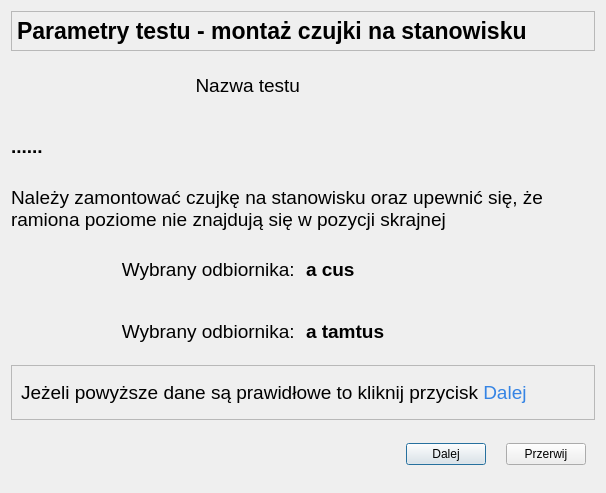
<?xml version="1.0" encoding="UTF-8"?>
<ui version="4.0">
 <class>Test4Montaz</class>
 <widget class="QDialog" name="Test4Montaz">
  <property name="geometry">
   <rect>
    <x>0</x>
    <y>0</y>
    <width>606</width>
    <height>493</height>
   </rect>
  </property>
  <property name="windowTitle">
   <string>Parametry Testu - potwierdzenie wykonanych czynności</string>
  </property>
  <layout class="QGridLayout" name="gridLayout">
   <item row="3" column="0" colspan="2">
    <widget class="QLabel" name="label_4">
     <property name="font">
      <font>
       <pointsize>14</pointsize>
      </font>
     </property>
     <property name="text">
      <string>Należy zamontować czujkę na stanowisku oraz upewnić się, że ramiona poziome nie znajdują się w pozycji skrajnej</string>
     </property>
     <property name="wordWrap">
      <bool>true</bool>
     </property>
    </widget>
   </item>
   <item row="1" column="0">
    <widget class="QLabel" name="label">
     <property name="font">
      <font>
       <pointsize>14</pointsize>
      </font>
     </property>
     <property name="text">
      <string>Nazwa testu</string>
     </property>
     <property name="alignment">
      <set>Qt::AlignRight|Qt::AlignTrailing|Qt::AlignVCenter</set>
     </property>
    </widget>
   </item>
   <item row="0" column="0" colspan="2">
    <widget class="QFrame" name="frame">
     <property name="maximumSize">
      <size>
       <width>16777215</width>
       <height>40</height>
      </size>
     </property>
     <property name="frameShape">
      <enum>QFrame::StyledPanel</enum>
     </property>
     <property name="frameShadow">
      <enum>QFrame::Raised</enum>
     </property>
     <layout class="QHBoxLayout" name="horizontalLayout">
      <property name="leftMargin">
       <number>5</number>
      </property>
      <property name="topMargin">
       <number>5</number>
      </property>
      <property name="rightMargin">
       <number>5</number>
      </property>
      <property name="bottomMargin">
       <number>5</number>
      </property>
      <item>
       <widget class="QLabel" name="label_3">
        <property name="maximumSize">
         <size>
          <width>16777215</width>
          <height>45</height>
         </size>
        </property>
        <property name="font">
         <font>
          <pointsize>17</pointsize>
          <bold>true</bold>
         </font>
        </property>
        <property name="text">
         <string>Parametry testu - montaż czujki na stanowisku</string>
        </property>
       </widget>
      </item>
     </layout>
    </widget>
   </item>
   <item row="2" column="0" colspan="2">
    <widget class="QLabel" name="label_2">
     <property name="font">
      <font>
       <pointsize>14</pointsize>
       <bold>true</bold>
      </font>
     </property>
     <property name="text">
      <string>......</string>
     </property>
    </widget>
   </item>
   <item row="7" column="0" colspan="2">
    <widget class="QWidget" name="widget" native="true">
     <layout class="QHBoxLayout" name="horizontalLayout_3">
      <property name="spacing">
       <number>20</number>
      </property>
      <item>
       <spacer name="horizontalSpacer">
        <property name="orientation">
         <enum>Qt::Horizontal</enum>
        </property>
        <property name="sizeHint" stdset="0">
         <size>
          <width>349</width>
          <height>20</height>
         </size>
        </property>
       </spacer>
      </item>
      <item>
       <widget class="QPushButton" name="pbDalej">
        <property name="text">
         <string>Dalej</string>
        </property>
        <property name="icon">
         <iconset theme="media-playback-start">
          <normaloff>.</normaloff>.</iconset>
        </property>
       </widget>
      </item>
      <item>
       <widget class="QPushButton" name="pbPrzerwij">
        <property name="text">
         <string>Przerwij</string>
        </property>
        <property name="icon">
         <iconset theme="media-playback-stop">
          <normaloff>.</normaloff>.</iconset>
        </property>
       </widget>
      </item>
     </layout>
    </widget>
   </item>
   <item row="6" column="0" colspan="2">
    <widget class="QFrame" name="frame_2">
     <property name="frameShape">
      <enum>QFrame::StyledPanel</enum>
     </property>
     <property name="frameShadow">
      <enum>QFrame::Raised</enum>
     </property>
     <layout class="QHBoxLayout" name="horizontalLayout_2">
      <item>
       <widget class="QLabel" name="label_9">
        <property name="font">
         <font>
          <pointsize>14</pointsize>
         </font>
        </property>
        <property name="text">
         <string>&lt;html&gt;&lt;head/&gt;&lt;body&gt;&lt;p&gt;Jeżeli powyższe dane są prawidłowe to kliknij przycisk&lt;span style=&quot; color:#3584e4;&quot;&gt; Dalej&lt;/span&gt;&lt;/p&gt;&lt;/body&gt;&lt;/html&gt;</string>
        </property>
       </widget>
      </item>
     </layout>
    </widget>
   </item>
   <item row="5" column="0">
    <widget class="QLabel" name="eDrugi">
     <property name="font">
      <font>
       <pointsize>14</pointsize>
      </font>
     </property>
     <property name="text">
      <string>Wybrany odbiornika: </string>
     </property>
     <property name="alignment">
      <set>Qt::AlignRight|Qt::AlignTrailing|Qt::AlignVCenter</set>
     </property>
    </widget>
   </item>
   <item row="5" column="1">
    <widget class="QLabel" name="label_15">
     <property name="font">
      <font>
       <pointsize>14</pointsize>
       <bold>true</bold>
      </font>
     </property>
     <property name="text">
      <string>a tamtus</string>
     </property>
    </widget>
   </item>
   <item row="4" column="1">
    <widget class="QLabel" name="label_14">
     <property name="font">
      <font>
       <pointsize>14</pointsize>
       <bold>true</bold>
      </font>
     </property>
     <property name="text">
      <string>a cus</string>
     </property>
    </widget>
   </item>
   <item row="4" column="0">
    <widget class="QLabel" name="ePierwszy">
     <property name="font">
      <font>
       <pointsize>14</pointsize>
      </font>
     </property>
     <property name="text">
      <string>Wybrany odbiornika: </string>
     </property>
     <property name="alignment">
      <set>Qt::AlignRight|Qt::AlignTrailing|Qt::AlignVCenter</set>
     </property>
    </widget>
   </item>
  </layout>
 </widget>
 <resources/>
 <connections/>
</ui>
